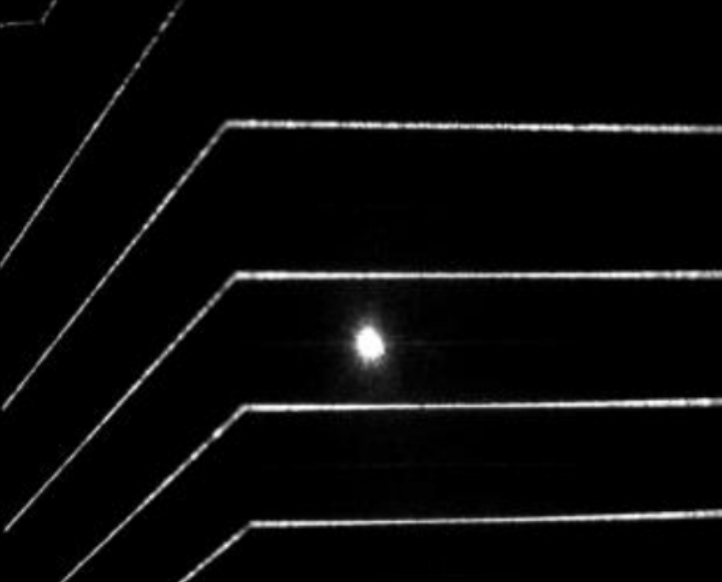
#> input picture GNNTransformer/对比方法3/微信图片_20250915182620_280.jpg, 722 x 582 px
$ python -i '对比方法3.py'   (imports and definitions only)
#> lines starting #> are read from the running program, lines starting #| are printed output that depends on the picture
import cv2
import numpy as np
import math
from scipy.ndimage import rotate
from imageio import imread
from scipy.ndimage import maximum_filter
from scipy.signal import convolve2d
import matplotlib.pyplot as plt
from scipy.signal import find_peaks

import json
import os
from tqdm import tqdm


class WeldDetector:
    def __init__(self, R=50, theta=5, threshold=0.6, angle_range=(110, 170), Ts=100, n=10,epsilon=80, angleA_min=180,angleA_max = 270,angleB_min = 270,angleB_max = 360):
        self.R = R  # 卷积核半径
        self.theta = theta  # 卷积核中每条线的宽度夹角
        self.threshold = threshold  # 对图像进行卷积之后的筛选时的阈值
        self.angle_range = angle_range  # 焊缝图像中两条中心线的夹角
        self.Ts = Ts  # 最后一步按照夹角进行筛选时Cf的阈值
        self.n = n  # 将图像分成的矩形块的边长
        self.epsilon = epsilon
        self.angleA_min = angleA_min
        self.angleA_max = angleA_max
        self.angleB_min = angleB_min
        self.angleB_max = angleB_max

        # 生成卷积核
        self.kernels = self._generate_kernels()

    # [75 lines left out: functions visualize_kernels, visualize_rotated_kernel, not called in this run]

    def _generate_kernels(self):
        kernels = []
        start_angle, end_angle = self.angle_range
        n_angles = int((end_angle - start_angle) / self.theta) + 1

        base_kernels = []
        for i in range(n_angles):
            angle = start_angle+i*self.theta
            kernel = self._create_single_kernel(angle)
            if kernel is not None:  # 忽略无效核
                base_kernels.append(kernel)
        rotation_angles = np.arange(0, -50, -10)

        # 可视化卷积核
        # self.visualize_kernels(base_kernels, rotation_angles)

        for kernel in base_kernels:
            kernels.append(kernel)  # 添加原始核

            # 添加旋转版本
            for rot_angle in rotation_angles:
                if rot_angle == 0:  # 跳过0度旋转（已经是原始核）
                    continue

                # 旋转卷积核（顺时针旋转）
                rotated_kernel = rotate(kernel, rot_angle, reshape=False, mode='constant', cval=0)

                # 裁剪回原始尺寸（旋转可能会改变尺寸）
                center = np.array(kernel.shape) // 2
                start = center - self.R
                end = center + self.R + 1
                rotated_kernel = rotated_kernel[start[0]:end[0], start[1]:end[1]]
                kernels.append(rotated_kernel)
                # [8 lines of commented-out code are left out]

        return kernels

    def _create_single_kernel(self, alpha):
        size = 2 * self.R + 1
        center = (self.R+1, self.R+1)
        kernel = np.zeros((size, size))
        tan_half_theta = math.tan(math.radians(self.theta / 2))
        EPSILON = 1e-5  # 避免除零的小值

        # 计算中心线参数 (Ax + By + C = 0)
        alpha_rad = math.radians(alpha)
        A = -1
        B = math.tan(alpha_rad)
        C = (1-math.tan(alpha_rad)) * (self.R + 1)
        denom = max(math.sqrt(A ** 2 + B ** 2), EPSILON)

        for x in range(size):  # 第x行
            for y in range(size):  # 第y列
                # 计算到中心点的距离
                if y < self.R + 1:  # 使用严格小于避免边界问题
                    D = max(tan_half_theta * (self.R + 1 - y), EPSILON)
                    d_val = abs(x - center[0])
                else:
                    # 计算边界点
                    alpha_min = math.radians(alpha - self.theta / 2)
                    x0 = math.tan(alpha_min) * y + (1 - math.tan(alpha_min)) * (self.R + 1)
                    d_val = abs(A * x + B * y + C) / denom
                    D = max(abs(A * x0 + B * y + C) / denom, EPSILON)

                # 避免除零错误
                D = max(D, EPSILON)

                # 计算卷积核值
                if d_val <= D:
                    kernel[x, y] = 2 * (D - d_val) / D
                elif D < d_val <= 2 * D:
                    kernel[x, y] = (D - d_val) / D
                else:
                    kernel[x, y] = 0
        # [17 lines of commented-out code are left out]

        return kernel

    def compute_likelihood_map(self, img):
        # 转换为浮点型以便计算
        if img.dtype != np.float32:
            img_float = img.astype(np.float32) / 255.0
        else:
            img_float = img.copy()

        # 初始化响应图
        response_map = np.zeros_like(img_float)

        # 多角度卷积 - 使用OpenCV加速
        for kernel in self.kernels:
            # 使用OpenCV的filter2D优化卷积速度
            conv_result = cv2.filter2D(img_float, -1, kernel, borderType=cv2.BORDER_REPLICATE)
            # 取最大响应
            response_map = np.maximum(response_map, conv_result)

        # 归一化到[0,1]
        min_val = np.min(response_map)
        max_val = np.max(response_map)
        if max_val > min_val:
            likelihood_map = (response_map - min_val) / (max_val - min_val)
        else:
            likelihood_map = response_map

        return likelihood_map

    def non_maxima_suppression(self, likelihood_map):
        # 获取参数
        n = self.n  # 邻域半径，需要在类初始化时设置
        T = self.threshold  # 阈值

        candidates = []
        rows, cols = likelihood_map.shape

        # 1. 将地图分割成(n+1)×(n+1)大小的块
        block_size = n + 1

        for i in range(0, rows, block_size):
            for j in range(0, cols, block_size):
                # 获取当前块
                block = likelihood_map[i:i+block_size, j:j+block_size]
                if block.size == 0:
                    continue

                # 2. 在每个块内搜索最大值S(u₀,v₀)及其位置(u₀,v₀)
                max_val = block.max()
                max_pos_in_block = np.unravel_index(block.argmax(), block.shape)
                u0 = i + max_pos_in_block[0]  # 全局坐标
                v0 = j + max_pos_in_block[1]  # 全局坐标

                # 3. 比较S(u₀,v₀)与其邻域内的最大元素
                # 计算邻域范围（考虑边界）
                u_min = max(0, u0 - n)
                u_max = min(rows, u0 + n + 1)
                v_min = max(0, v0 - n)
                v_max = min(cols, v0 + n + 1)

                # 获取邻域
                neighborhood = likelihood_map[u_min:u_max, v_min:v_max]  # u是行

                # 找到邻域内的最大值
                neighborhood_max = neighborhood.max()

                # 4. 判断S(u₀,v₀)是否等于邻域最大值
                if max_val == neighborhood_max:
                    # 5. 判断S(u₀,v₀)是否≥阈值T
                    if max_val >= T:
                        # S(u₀,v₀)是局部极大值，记录其位置
                        candidates.append((u0, v0))
                    else:
                        # 不满足阈值条件，移动到下一个块
                        continue
                else:
                    # 该块内无局部极大值，移动到下一个块
                    continue

        return candidates


    def enhance_linear_features(self,img):
        filter_kernel = np.array([-2, 1, 2, 1, -2]).reshape(5, 1)
        ImgE = cv2.filter2D(img, -1, filter_kernel, borderType=cv2.BORDER_REPLICATE)
        return ImgE

    def cumulative_intensity(self, ImgE, center_y, center_x):
        h, w = ImgE.shape
        angles = np.arange(0,360,5)
        Cf = np.zeros_like(angles,dtype=np.float32)
        angles_rads = np.deg2rad(angles)

        for i, angle_rad in enumerate(angles_rads):
            for r in range(1, int(h/2)):
                dx = int(r * np.cos(angle_rad))  # 列
                dy = int(r * np.sin(angle_rad))  # 行
                x=center_x+dx
                y=center_y+dy
                if 0 <= x < w and 0 <= y < h:  # x为列，y为行
                    Cf[i] += ImgE[y, x]

        return angles, Cf

    def intercept_neighborhood(self, image, center_y, center_x):
        h, w = image.shape
        x_min = max(0, center_x - self.R)
        x_max = min(w, center_x + self.R + 1)
        y_min = max(0, center_y - self.R)
        y_max = min(h, center_y + self.R + 1)

        Img0 = image[y_min:y_max, x_min:x_max]

        # 如果截取的图像尺寸不足，进行填充
        if Img0.shape[0] != 2 * self.R + 1 or Img0.shape[1] != 2 * self.R + 1:
            padded_img = np.zeros((2 * self.R + 1, 2 * self.R + 1), dtype=image.dtype)
            start_y = (2 * self.R + 1 - Img0.shape[0]) // 2
            start_x = (2 * self.R + 1 - Img0.shape[1]) // 2
            padded_img[start_y:start_y + Img0.shape[0], start_x:start_x + Img0.shape[1]] = Img0
            Img0 = padded_img

        return Img0

    def find_two_largest_peaks(self, Cf, angles):
        # 使用scipy的find_peaks函数找到所有峰值
        # peaks, _ = find_peaks(Cf, prominence=self.Ts / 2)
        peaks, _ = find_peaks(Cf)

        if len(peaks) < 2:
            return None, None, None, None

        # 获取两个最大峰值
        peak_values = Cf[peaks]
        sorted_indices = np.argsort(peak_values)[::-1]
        top_two_indices = sorted_indices[:2]

        Cf1, Cf2 = peak_values[top_two_indices[0]], peak_values[top_two_indices[1]]
        Angle1, Angle2 = angles[peaks[top_two_indices[0]]], angles[peaks[top_two_indices[1]]]

        # 确保Angle1 <= Angle2
        if Angle1 > Angle2:
            Angle1, Angle2 = Angle2, Angle1
            Cf1, Cf2 = Cf2, Cf1

        return Cf1, Cf2, Angle1, Angle2

    # [60 lines left out: function visualize_angles, not called in this run]

    def judge_candidate(self, Cf1, Cf2, Angle1, Angle2, candidate_coords=None):
        # 根据流程图的条件进行判断
        condition1 = (self.angleA_min< Angle1 < self.angleA_max) and (Cf1 > self.Ts)
        condition2 = (self.angleB_min < Angle2 < self.angleB_max) and (Cf2 > self.Ts)

        # self.visualize_angles(Angle1, Angle2, Cf1, Cf2, condition1, condition2, candidate_coords)

        # 两个条件都必须满足
        return condition1 and condition2

    def reexamine_candidates(self, image, candidates):
        true_joints = []
        results = []
        for i, (y, x) in enumerate(candidates):  # y是行 x是列
            Img0 = self.intercept_neighborhood(image, y, x)
            ImgE = self.enhance_linear_features(Img0)
            angles, Cf = self.cumulative_intensity(ImgE, int(ImgE.shape[0]/2), int(ImgE.shape[1]/2))
            Cf1,Cf2,Angle1,Angle2 = self.find_two_largest_peaks(Cf, angles)
            if Cf1 is None or Cf2 is None:
                continue
            is_weld =self.judge_candidate(Cf1, Cf2, Angle1, Angle2,
                                       candidate_coords=(y, x))
            # is_weld = True
            if is_weld:
                true_joints.append((x, y))

        return true_joints, results

    # [92 lines left out: function visualize_reexamination, not called in this run]

    def detect_welds(self, img):
        # 如果输入是灰度图直接使用
        if len(img.shape) == 2:
            gray = img
        else:
            gray = cv2.cvtColor(img, cv2.COLOR_BGR2GRAY)


        likelihood_map = self.compute_likelihood_map(gray)
        # [20 lines of commented-out code are left out]
        candidate_points = self.non_maxima_suppression(likelihood_map)
        joints, _ = self.reexamine_candidates(gray, candidate_points)

        return joints, likelihood_map


# [154 lines left out: functions load_annotated_data, prepare_dataset, main, not called in this run]


# [2 lines not run here, left out]


>>> import cv2
>>> picture = cv2.imread('微信图片_20250915182620_280.jpg')
#> picture is the input picture: shape (582, 722, 3); min 0, max 255, mean 9.2
>>> result = WeldDetector().detect_welds(picture)
#> the loop in compute_likelihood_map, `for kernel in self.kernels:` made 65 passes
#> pass 2, in compute_likelihood_map, `conv_result = cv2.filter2D(img_float, -1, kernel, borderType=cv2.BORDE..`:
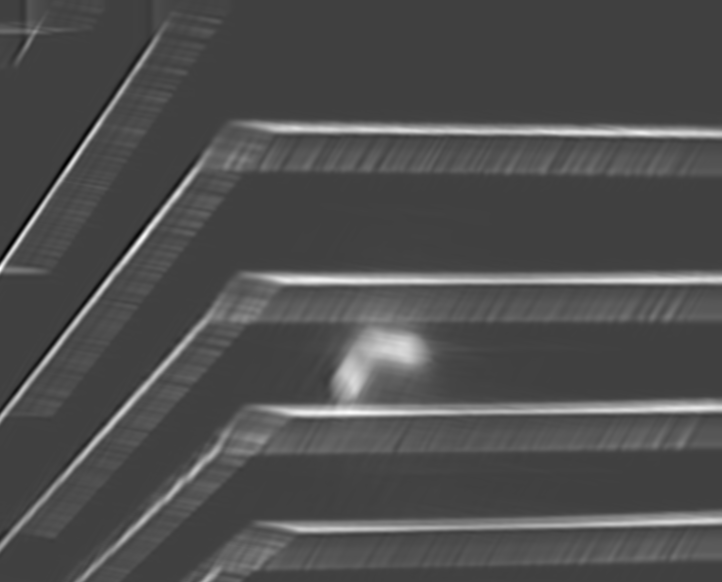
#> conv_result: shape (582, 722) float32; min -23.6, max 69.22, mean 5.1; drawn with min black and max white
#> after the loop in compute_likelihood_map, `for kernel in self.kernels:`:
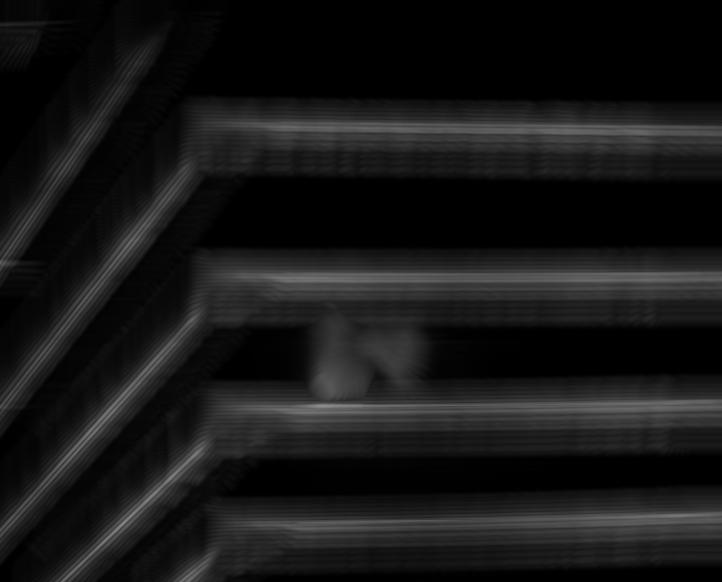
#> response_map: shape (582, 722) float32; min 0, max 141, mean 23.1
#> in compute_likelihood_map, `min_val = np.min(response_map)`: min_val = 0
#> in compute_likelihood_map, `max_val = np.max(response_map)`: max_val = 141
#> in compute_likelihood_map, `likelihood_map = (response_map - min_val) / (max_val - min_val)`:
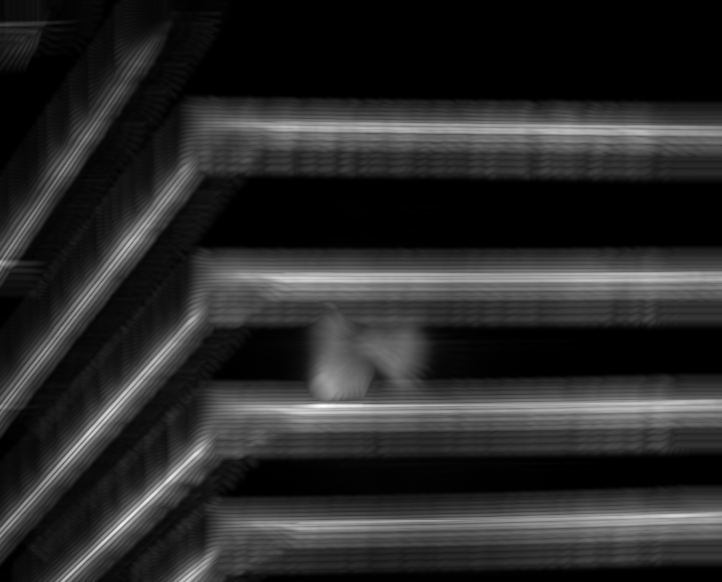
#> likelihood_map: shape (582, 722) float32; min 0, max 1, mean 0.164
#> after the loop in non_maxima_suppression, `for i in range(0, rows, block_size):`: candidates = 53 pairs, first value 126 to 581, second value 0 to 721
#> in detect_welds, `candidate_points = self.non_maxima_suppression(likelihood_map)`: candidate_points has the same summary as candidates in non_maxima_suppression
#> the loop in reexamine_candidates, `for i, (y, x) in enumerate(candidates):` made 53 passes
#> (y, x) on passes 30 to 41: (405, 435), (405, 477), (405, 508), (403, 635), (403, 668), (401, 700), (417, 102), (409, 285), (410, 540), (430, 90), (454, 195), (477, 171)
#> (y, x, x_min in intercept_neighborhood, x_max in intercept_neighborhood, y_min in intercept_neighborhood, y_max in intercept_neighborhood) on passes 1, 2, 3, 4, 6, 7: (127, 295, 245, 346, 77, 178), (127, 321, 271, 372, 77, 178), (128, 363, 313, 414, 78, 179), (128, 398, 348, 449, 78, 179), (129, 497, 447, 548, 79, 180), (129, 520, 470, 571, 79, 180)
#> pass 1, in intercept_neighborhood, `Img0 = image[y_min:y_max, x_min:x_max]`:
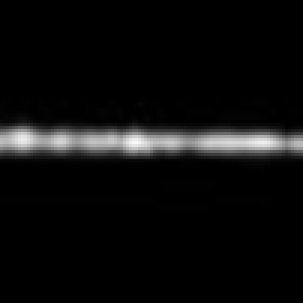
#> Img0: shape (101, 101) (shown 3 times larger); min 0, max 249, mean 12.6
#> pass 1, in enhance_linear_features, `ImgE = cv2.filter2D(img, -1, filter_kernel, borderType=cv2.BORDER_REPL..`:
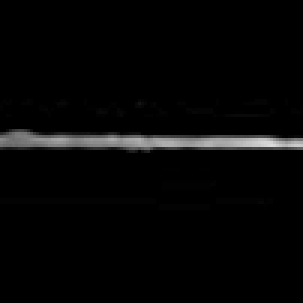
#> ImgE: shape (101, 101) (shown 3 times larger); min 0, max 219, mean 6.2
#> after the loop in reexamine_candidates, `for i, (y, x) in enumerate(candidates):`:
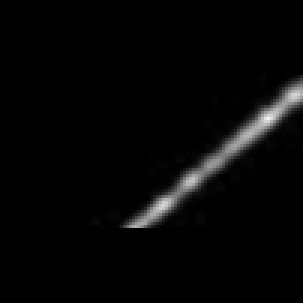
#> Img0: shape (101, 101) (shown 3 times larger); min 0, max 243, mean 6.4
#> after the loop in reexamine_candidates, `for i, (y, x) in enumerate(candidates):`:
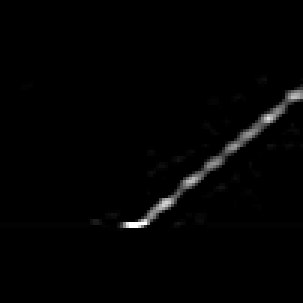
#> ImgE: shape (101, 101) (shown 3 times larger); min 0, max 255, mean 3.2

$ run again, on GNNTransformer/对比方法3/微信图片_20250915184816_281.jpg
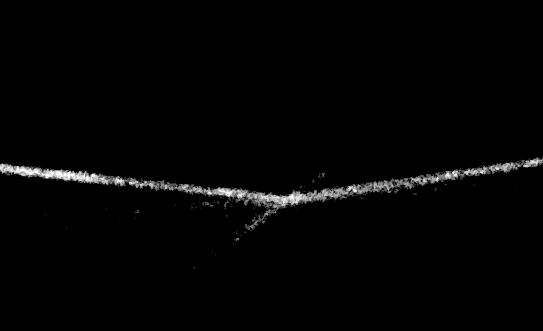
#> input picture GNNTransformer/对比方法3/微信图片_20250915184816_281.jpg, 543 x 331 px
#> picture is the input picture: shape (331, 543, 3); min 0, max 255, mean 4
#> min_val = 1.56e-16
#> max_val = 142.8
#> after the loop in non_maxima_suppression, `for i in range(0, rows, block_size):`: candidates = [(173, 30), (171, 497), (177, 66), (181, 104), (184, 139), (185, 406), (177, 457), (189, 178), (190, 193), (193, 213), (196, 242), (196, 319), (189, 379), (198, 268), (201, 292)]
#> candidate_points has the same summary as candidates in non_maxima_suppression
#> the loop in reexamine_candidates, `for i, (y, x) in enumerate(candidates):` made 15 passes
#> (y, x, x_min in intercept_neighborhood, x_max in intercept_neighborhood, y_min in intercept_neighborhood, y_max in intercept_neighborhood, peaks in find_two_largest_peaks, sorted_indices in find_two_largest_peaks) on passes 3 to 5: (177, 66, 16, 117, 127, 228, [1, 7, 18, 24, 27, 37, 42, 47, 51, 54, 60, 68], [5, 0, 11, 6, 10, 7, 1, 8, 9, 4, 3, 2]), (181, 104, 54, 155, 131, 232, [1, 9, 17, 23, 28, 37, 42, 46, 48, 50, 53, 56, 61, 63], [5, 0, 6, 1, 7, 9, 13, 8, 12, 11, 10, 2, 4, 3]), (184, 139, 89, 190, 134, 235, [1, 6, 9, 19, 27, 32, 38, 43, 45, 51, 56, 59, 61, 68], [0, 6, 13, 7, 8, 4, 2, 1, 9, 5, 11, 3, 10, 12])
#> pass 1, in intercept_neighborhood, `Img0 = image[y_min:y_max, x_min:x_max]`:
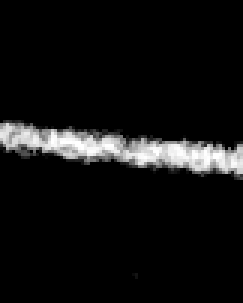
#> Img0: shape (101, 81) (shown 3 times larger); min 0, max 255, mean 17.2
#> after the loop in reexamine_candidates, `for i, (y, x) in enumerate(candidates):`:
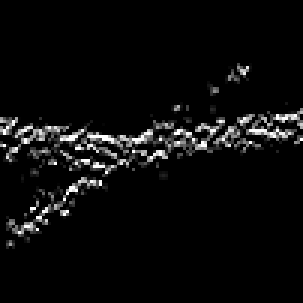
#> ImgE: shape (101, 101) (shown 3 times larger); min 0, max 255, mean 11.3
#> after the loop in reexamine_candidates, `for i, (y, x) in enumerate(candidates):`: true_joints = [(178, 189), (242, 196), (292, 201)]
